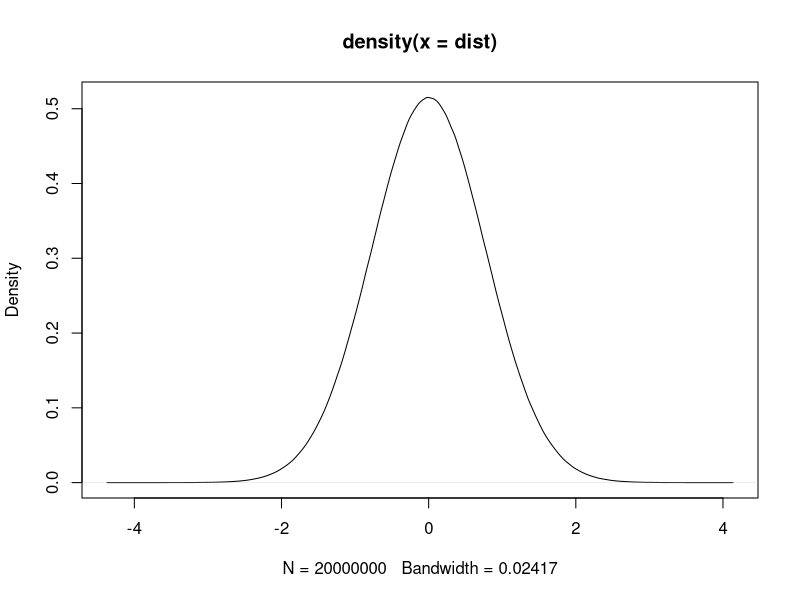
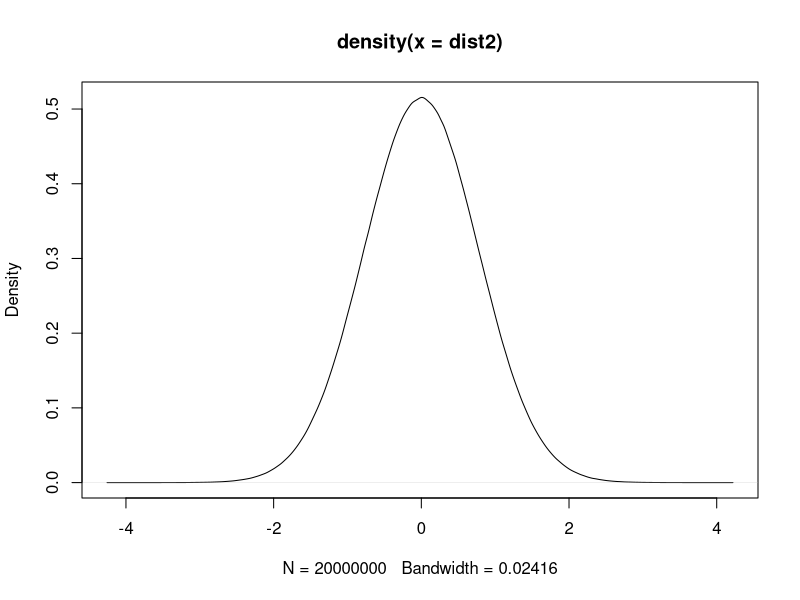

Write R code to recreate these figures, in order.
# a


n <- 10000000
mu <- c(0, 0)
sigma <- matrix(c(0.6, 0, 0, 0.6), nrow = 2)

box_muller_normal <- function(n, mu, sigma){

  set.seed(1234)
  u <- runif(n)
  v <- runif(n)
  
  x1 <- sqrt(-2*log(u))*cos(2*pi*v)*sqrt(sigma[1, 1]) + mu[1]
  x2 <- sqrt(-2*log(u))*sin(2*pi*v)*sqrt(sigma[2, 2]) + mu[2]
  
  proc.time()

  return(c(x1, x2))
}

dist <- box_muller_normal(n, mu, sigma)
proc.time()

plot(density(dist))


# b

library(mvtnorm)

set.seed(1234)
dist2 <- rmvnorm(n, mean = mu, sigma = sigma)
proc.time()

plot(density(dist2))


# c

mu1 <- c(0, 0)
mu2 <- c(1.2, 1.5)

sigma1 <- matrix(c(0.6, 0, 0, 0.6), nrow = 2)
sigma2 <- matrix(c(0.5, 0, 0, 0.5), nrow = 2)

prob <- c(0.5, 0.5)
n <- 1000


g <- sample(length(mu), n, replace=TRUE, p=prob)
x <- rnorm(n, mean = mu[g], sd = sigma[g])
